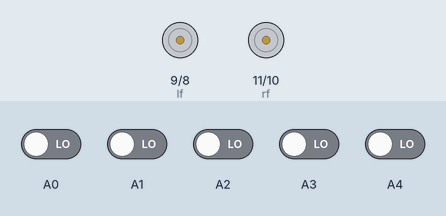
Recording of a sketch running on a simulated Arduino Uno, built with avr-gcc and run on an emulated ATmega328P. On the bench: motor-driver pin pairs drawn as motors (green arrow = first pin HIGH = forward, orange = second pin HIGH = backward, longer = more drive). The inputs (shaded band) are chosen by the test bench; at power-on: A0–4 LOW.

Above: at 1.2 s.
1.3 s: A0 driven HIGH and A1 driven HIGH
At 1.7 s:
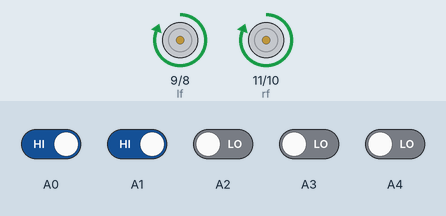
4.3 s: A4 driven HIGH
At 5.4 s:
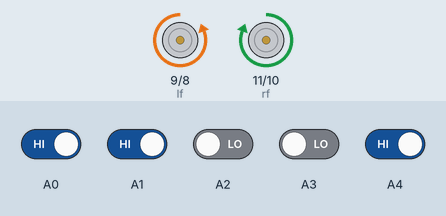
5.8 s: A4 driven LOW
At 6.2 s:
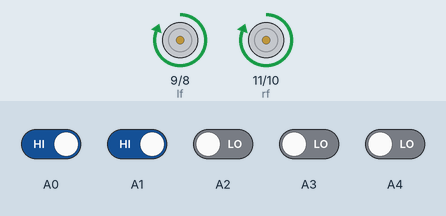
8.8 s: A0 driven LOW
At 10.0 s:
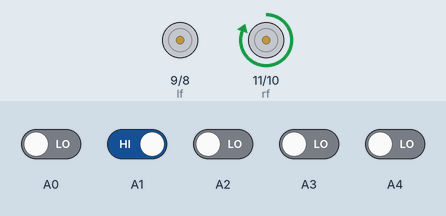
Timing chart, 0 to 11.3 s (numbered marks = the images above; inputs shaded):
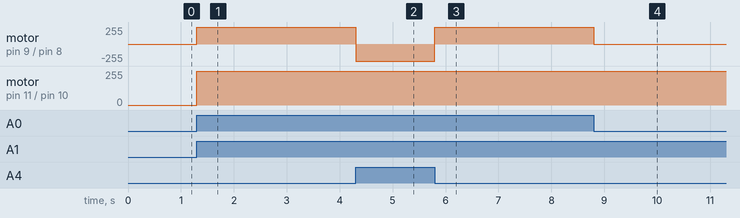

Measured:
- after the input at 1.3 s, motor on pin 9 (lf) / pin 8 (lb), motor on pin 11 (rf) / pin 10 (rb): stopped → forward 255/255 at once
- after the input at 4.3 s, motor on pin 9 (lf) / pin 8 (lb): forward 255/255 → backward 255/255 at once
- after the input at 5.8 s, motor on pin 9 (lf) / pin 8 (lb): backward 255/255 → forward 255/255 at once
- after the input at 8.8 s, motor on pin 9 (lf) / pin 8 (lb): forward 255/255 → stopped at once

The sketch:

c1.ino
```cpp
#define rb 10
#define rf 11
#define lf 9
#define lb 8
#define r2 digitalRead(A0)
#define r1 digitalRead(A1)
#define m digitalRead(A2)
#define l2 digitalRead(A3)
#define l1 digitalRead(A4)
void setup() {
   pinMode(lf,OUTPUT);
 pinMode(lb,OUTPUT);
 pinMode(rb,OUTPUT);
 pinMode(rf,OUTPUT);

}

void loop()
{
  void forward();
  void backward();
  void left();
  void right();
  void STOP();
  void leftstrt();
  void rightstrt();
  if(m==0&&l1==1&&l2==1&&r2==1&&r1==1)
{
  forward();
}
else if(l2==0&&r1==1&&m==0&&r2==1&&l1==1)
   {
    leftstrt();
   }
else if(l2==1&&r1==0&&m==0&&l1==1&&r2==1)
   {
    rightstrt();
    }
 else if(m==0&&l1==0&&l2==0&&r2==1&&r1==1)
 {
    forward();
    delay(250);
    left();

 }
 else if( m==0&&l1==1&&l2==1&&r2==0&&r1==0)
{forward();
    delay(450);
    right();
   }
    /*else if(m==0&&l1==0&&l2==0&&r2==0&&r1==0)
   {forward();
    left();
     */// time takn by to turn left such that left wheel is in stop position
   /*else if( m==1&&l1==1&&l2==1&&r2==1&&r1==1)
     {
      backward();
     }*/
}

void forward()
{
digitalWrite(lf,1);
digitalWrite(lb,0);
digitalWrite(rb,0);
digitalWrite(rf,1);
}
void backward()
{
  digitalWrite(lf,0);
digitalWrite(lb,1);
digitalWrite(rb,0);
digitalWrite(rf,1);
}
void right()
{
  digitalWrite(lf,1);
digitalWrite(lb,0);
digitalWrite(rb,1);
digitalWrite(rf,0);
}
void left()
{
  digitalWrite(lf,0);
digitalWrite(lb,0);
digitalWrite(rb,0);
digitalWrite(rf,1);
}
void rightstrt()
{
  digitalWrite(lf,1);
digitalWrite(lb,0);
digitalWrite(rb,1);
digitalWrite(rf,0);
}
void leftstrt()
{
  digitalWrite(lf,0);
digitalWrite(lb,1);
digitalWrite(rb,0);
digitalWrite(rf,1);
}
 void STOP()
 {
digitalWrite(lf,0);
digitalWrite(lb,0);
digitalWrite(rb,0);
digitalWrite(rf,0);
}
```
